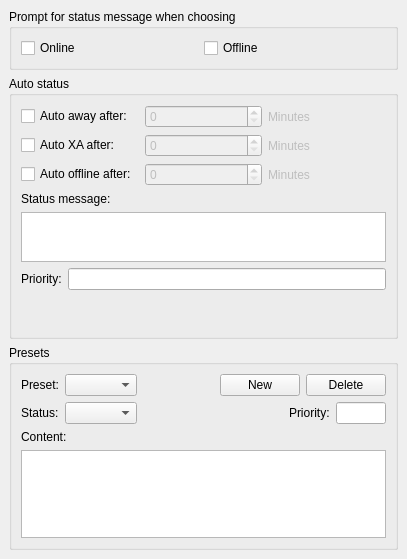
<?xml version="1.0" encoding="UTF-8"?>
<ui version="4.0">
 <class>OptStatus</class>
 <widget class="QWidget" name="OptStatus">
  <property name="geometry">
   <rect>
    <x>0</x>
    <y>0</y>
    <width>407</width>
    <height>559</height>
   </rect>
  </property>
  <property name="windowTitle">
   <string>OptStatusUI</string>
  </property>
  <layout class="QVBoxLayout">
   <property name="spacing">
    <number>6</number>
   </property>
   <property name="leftMargin">
    <number>9</number>
   </property>
   <property name="topMargin">
    <number>9</number>
   </property>
   <property name="rightMargin">
    <number>9</number>
   </property>
   <property name="bottomMargin">
    <number>9</number>
   </property>
   <item>
    <widget class="QGroupBox" name="groupBox1">
     <property name="title">
      <string>Prompt for status message when choosing</string>
     </property>
     <layout class="QHBoxLayout">
      <property name="spacing">
       <number>0</number>
      </property>
      <property name="leftMargin">
       <number>9</number>
      </property>
      <property name="topMargin">
       <number>9</number>
      </property>
      <property name="rightMargin">
       <number>9</number>
      </property>
      <property name="bottomMargin">
       <number>9</number>
      </property>
      <item>
       <widget class="QCheckBox" name="ck_askOnline">
        <property name="text">
         <string>Online</string>
        </property>
       </widget>
      </item>
      <item>
       <widget class="QCheckBox" name="ck_askOffline">
        <property name="text">
         <string>Offline</string>
        </property>
       </widget>
      </item>
     </layout>
    </widget>
   </item>
   <item>
    <widget class="QGroupBox" name="groupBox">
     <property name="title">
      <string>Auto status</string>
     </property>
     <layout class="QVBoxLayout" name="verticalLayout">
      <property name="leftMargin">
       <number>9</number>
      </property>
      <property name="topMargin">
       <number>9</number>
      </property>
      <property name="rightMargin">
       <number>9</number>
      </property>
      <property name="bottomMargin">
       <number>9</number>
      </property>
      <item>
       <layout class="QGridLayout">
        <property name="leftMargin">
         <number>0</number>
        </property>
        <property name="topMargin">
         <number>0</number>
        </property>
        <property name="rightMargin">
         <number>0</number>
        </property>
        <property name="bottomMargin">
         <number>0</number>
        </property>
        <property name="spacing">
         <number>6</number>
        </property>
        <item row="2" column="1">
         <widget class="QSpinBox" name="sb_asOffline">
          <property name="enabled">
           <bool>false</bool>
          </property>
         </widget>
        </item>
        <item row="2" column="2">
         <widget class="QLabel" name="lb_asOffline">
          <property name="enabled">
           <bool>false</bool>
          </property>
          <property name="text">
           <string>Minutes</string>
          </property>
         </widget>
        </item>
        <item row="1" column="2">
         <widget class="QLabel" name="lb_asXa">
          <property name="enabled">
           <bool>false</bool>
          </property>
          <property name="text">
           <string>Minutes</string>
          </property>
         </widget>
        </item>
        <item row="1" column="1">
         <widget class="QSpinBox" name="sb_asXa">
          <property name="enabled">
           <bool>false</bool>
          </property>
         </widget>
        </item>
        <item row="0" column="2">
         <widget class="QLabel" name="lb_asAway">
          <property name="enabled">
           <bool>false</bool>
          </property>
          <property name="text">
           <string>Minutes</string>
          </property>
         </widget>
        </item>
        <item row="2" column="0">
         <widget class="QCheckBox" name="ck_asOffline">
          <property name="text">
           <string>Auto offline after:</string>
          </property>
         </widget>
        </item>
        <item row="1" column="0">
         <widget class="QCheckBox" name="ck_asXa">
          <property name="text">
           <string>Auto XA after:</string>
          </property>
         </widget>
        </item>
        <item row="0" column="0">
         <widget class="QCheckBox" name="ck_asAway">
          <property name="text">
           <string>Auto away after:</string>
          </property>
         </widget>
        </item>
        <item row="0" column="1">
         <widget class="QSpinBox" name="sb_asAway">
          <property name="enabled">
           <bool>false</bool>
          </property>
         </widget>
        </item>
       </layout>
      </item>
      <item>
       <widget class="QLabel" name="TextLabel1_8">
        <property name="text">
         <string>Status message:</string>
        </property>
        <property name="visible">
         <bool>false</bool>
        </property>
       </widget>
      </item>
      <item>
       <widget class="QTextEdit" name="te_asMessage">
        <property name="maximumSize">
         <size>
          <width>32767</width>
          <height>50</height>
         </size>
        </property>
        <property name="visible">
         <bool>false</bool>
        </property>
        <property name="tabChangesFocus">
         <bool>true</bool>
        </property>
       </widget>
      </item>
      <item>
       <layout class="QHBoxLayout" name="horizontalLayout">
        <item>
         <widget class="QLabel" name="label_4">
          <property name="visible">
           <bool>false</bool>
          </property>
          <property name="text">
           <string>Priority:</string>
          </property>
         </widget>
        </item>
        <item>
         <widget class="QLineEdit" name="le_asPriority">
          <property name="visible">
           <bool>false</bool>
          </property>
         </widget>
        </item>
       </layout>
      </item>
      <item>
       <spacer name="verticalSpacer">
        <property name="orientation">
         <enum>Qt::Vertical</enum>
        </property>
        <property name="sizeHint" stdset="0">
         <size>
          <width>20</width>
          <height>40</height>
         </size>
        </property>
       </spacer>
      </item>
     </layout>
    </widget>
   </item>
   <item>
    <widget class="QGroupBox" name="groupBox10">
     <property name="visible">
      <bool>false</bool>
     </property>
     <property name="title">
      <string>Presets</string>
     </property>
     <layout class="QVBoxLayout">
      <property name="spacing">
       <number>6</number>
      </property>
      <property name="leftMargin">
       <number>9</number>
      </property>
      <property name="topMargin">
       <number>9</number>
      </property>
      <property name="rightMargin">
       <number>9</number>
      </property>
      <property name="bottomMargin">
       <number>9</number>
      </property>
      <item>
       <layout class="QHBoxLayout">
        <property name="spacing">
         <number>6</number>
        </property>
        <property name="leftMargin">
         <number>0</number>
        </property>
        <property name="topMargin">
         <number>0</number>
        </property>
        <property name="rightMargin">
         <number>0</number>
        </property>
        <property name="bottomMargin">
         <number>0</number>
        </property>
        <item>
         <widget class="QLabel" name="label_3">
          <property name="visible">
           <bool>false</bool>
          </property>
          <property name="text">
           <string>Preset:</string>
          </property>
         </widget>
        </item>
        <item>
         <widget class="QComboBox" name="cb_preset"/>
        </item>
        <item>
         <spacer>
          <property name="orientation">
           <enum>Qt::Horizontal</enum>
          </property>
          <property name="sizeHint" stdset="0">
           <size>
            <width>40</width>
            <height>20</height>
           </size>
          </property>
         </spacer>
        </item>
        <item>
         <widget class="QPushButton" name="pb_spNew">
          <property name="visible">
           <bool>false</bool>
          </property>
          <property name="text">
           <string>New</string>
          </property>
         </widget>
        </item>
        <item>
         <widget class="QPushButton" name="pb_spDelete">
          <property name="visible">
           <bool>false</bool>
          </property>
          <property name="text">
           <string>Delete</string>
          </property>
         </widget>
        </item>
       </layout>
      </item>
      <item>
       <layout class="QHBoxLayout">
        <property name="spacing">
         <number>6</number>
        </property>
        <property name="leftMargin">
         <number>0</number>
        </property>
        <property name="topMargin">
         <number>0</number>
        </property>
        <property name="rightMargin">
         <number>0</number>
        </property>
        <property name="bottomMargin">
         <number>0</number>
        </property>
        <item>
         <widget class="QLabel" name="label_2">
          <property name="visible">
           <bool>false</bool>
          </property>
          <property name="text">
           <string>Status:</string>
          </property>
         </widget>
        </item>
        <item>
         <widget class="StatusComboBox" name="cb_sp_status">
          <property name="visible">
           <bool>false</bool>
          </property>
         </widget>
        </item>
        <item>
         <spacer>
          <property name="orientation">
           <enum>Qt::Horizontal</enum>
          </property>
          <property name="sizeHint" stdset="0">
           <size>
            <width>97</width>
            <height>20</height>
           </size>
          </property>
         </spacer>
        </item>
        <item>
         <widget class="QLabel" name="label">
          <property name="visible">
           <bool>false</bool>
          </property>
          <property name="text">
           <string>Priority:</string>
          </property>
         </widget>
        </item>
        <item>
         <widget class="QLineEdit" name="le_sp_priority">
          <property name="maximumSize">
           <size>
            <width>50</width>
            <height>16777215</height>
           </size>
          </property>
         </widget>
        </item>
       </layout>
      </item>
      <item>
       <widget class="QLabel" name="TextLabel2_2">
        <property name="visible">
         <bool>false</bool>
        </property>
        <property name="text">
         <string>Content:</string>
        </property>
       </widget>
      </item>
      <item>
       <widget class="QTextEdit" name="te_sp">
        <property name="sizePolicy">
         <sizepolicy hsizetype="Expanding" vsizetype="Expanding">
          <horstretch>0</horstretch>
          <verstretch>0</verstretch>
         </sizepolicy>
        </property>
        <property name="maximumSize">
         <size>
          <width>32767</width>
          <height>90</height>
         </size>
        </property>
        <property name="tabChangesFocus">
         <bool>true</bool>
        </property>
       </widget>
      </item>
     </layout>
    </widget>
   </item>
  </layout>
 </widget>
 <layoutdefault spacing="6" margin="11"/>
 <customwidgets>
  <customwidget>
   <class>StatusComboBox</class>
   <extends>QComboBox</extends>
   <header>statuscombobox.h</header>
  </customwidget>
 </customwidgets>
 <tabstops>
  <tabstop>ck_askOnline</tabstop>
  <tabstop>ck_askOffline</tabstop>
  <tabstop>ck_asAway</tabstop>
  <tabstop>sb_asAway</tabstop>
  <tabstop>ck_asXa</tabstop>
  <tabstop>sb_asXa</tabstop>
  <tabstop>ck_asOffline</tabstop>
  <tabstop>sb_asOffline</tabstop>
  <tabstop>te_asMessage</tabstop>
  <tabstop>le_asPriority</tabstop>
  <tabstop>cb_preset</tabstop>
  <tabstop>pb_spNew</tabstop>
  <tabstop>pb_spDelete</tabstop>
  <tabstop>cb_sp_status</tabstop>
  <tabstop>le_sp_priority</tabstop>
  <tabstop>te_sp</tabstop>
 </tabstops>
 <resources/>
 <connections>
  <connection>
   <sender>ck_asOffline</sender>
   <signal>toggled(bool)</signal>
   <receiver>sb_asOffline</receiver>
   <slot>setEnabled(bool)</slot>
   <hints>
    <hint type="sourcelabel">
     <x>65</x>
     <y>109</y>
    </hint>
    <hint type="destinationlabel">
     <x>171</x>
     <y>112</y>
    </hint>
   </hints>
  </connection>
  <connection>
   <sender>ck_asXa</sender>
   <signal>toggled(bool)</signal>
   <receiver>sb_asXa</receiver>
   <slot>setEnabled(bool)</slot>
   <hints>
    <hint type="sourcelabel">
     <x>95</x>
     <y>77</y>
    </hint>
    <hint type="destinationlabel">
     <x>172</x>
     <y>78</y>
    </hint>
   </hints>
  </connection>
  <connection>
   <sender>ck_asAway</sender>
   <signal>toggled(bool)</signal>
   <receiver>sb_asAway</receiver>
   <slot>setEnabled(bool)</slot>
   <hints>
    <hint type="sourcelabel">
     <x>61</x>
     <y>46</y>
    </hint>
    <hint type="destinationlabel">
     <x>180</x>
     <y>42</y>
    </hint>
   </hints>
  </connection>
 </connections>
</ui>
